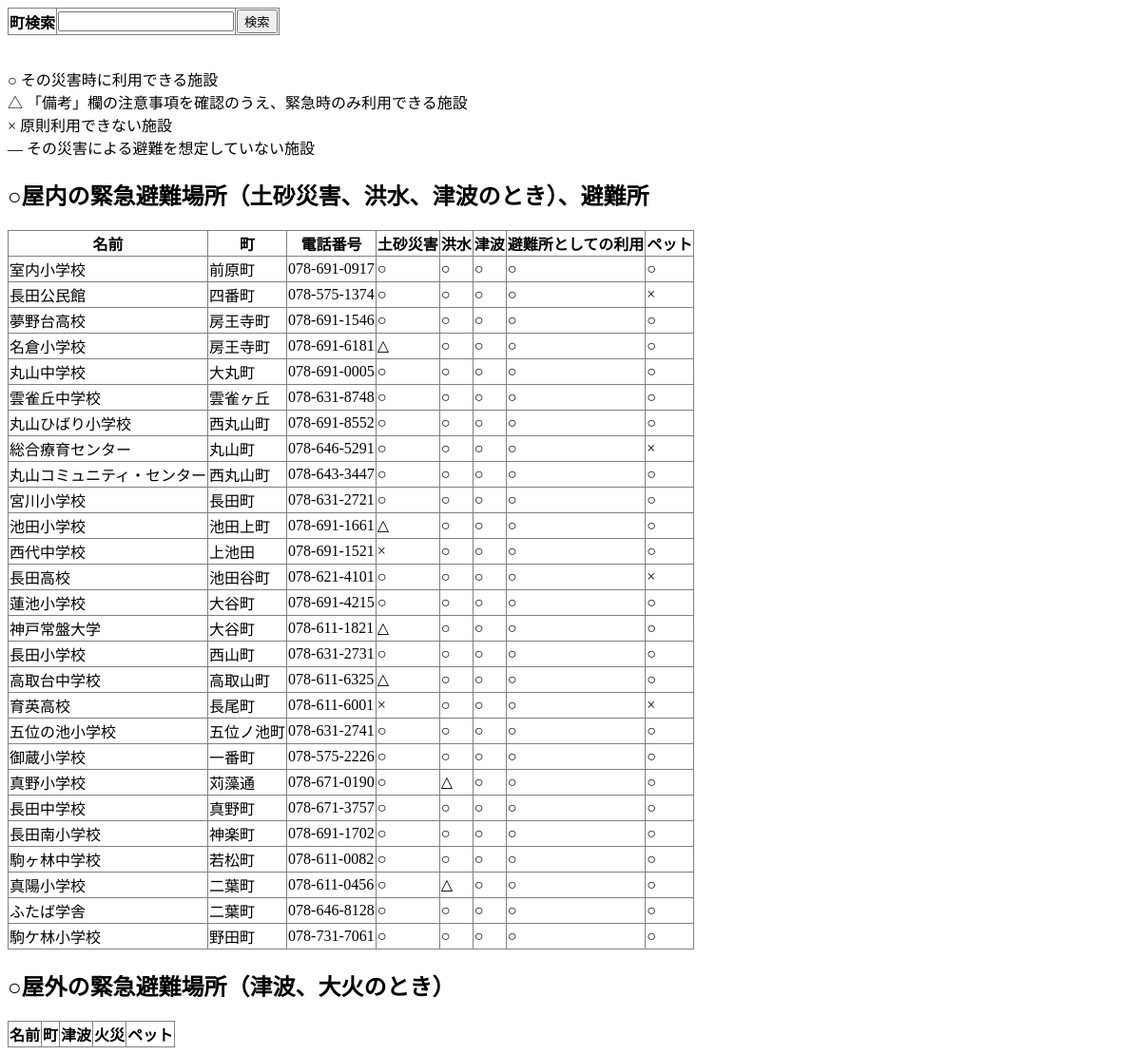
/HTML/src/nagataku.php, run on an earlier commit of the app's database.
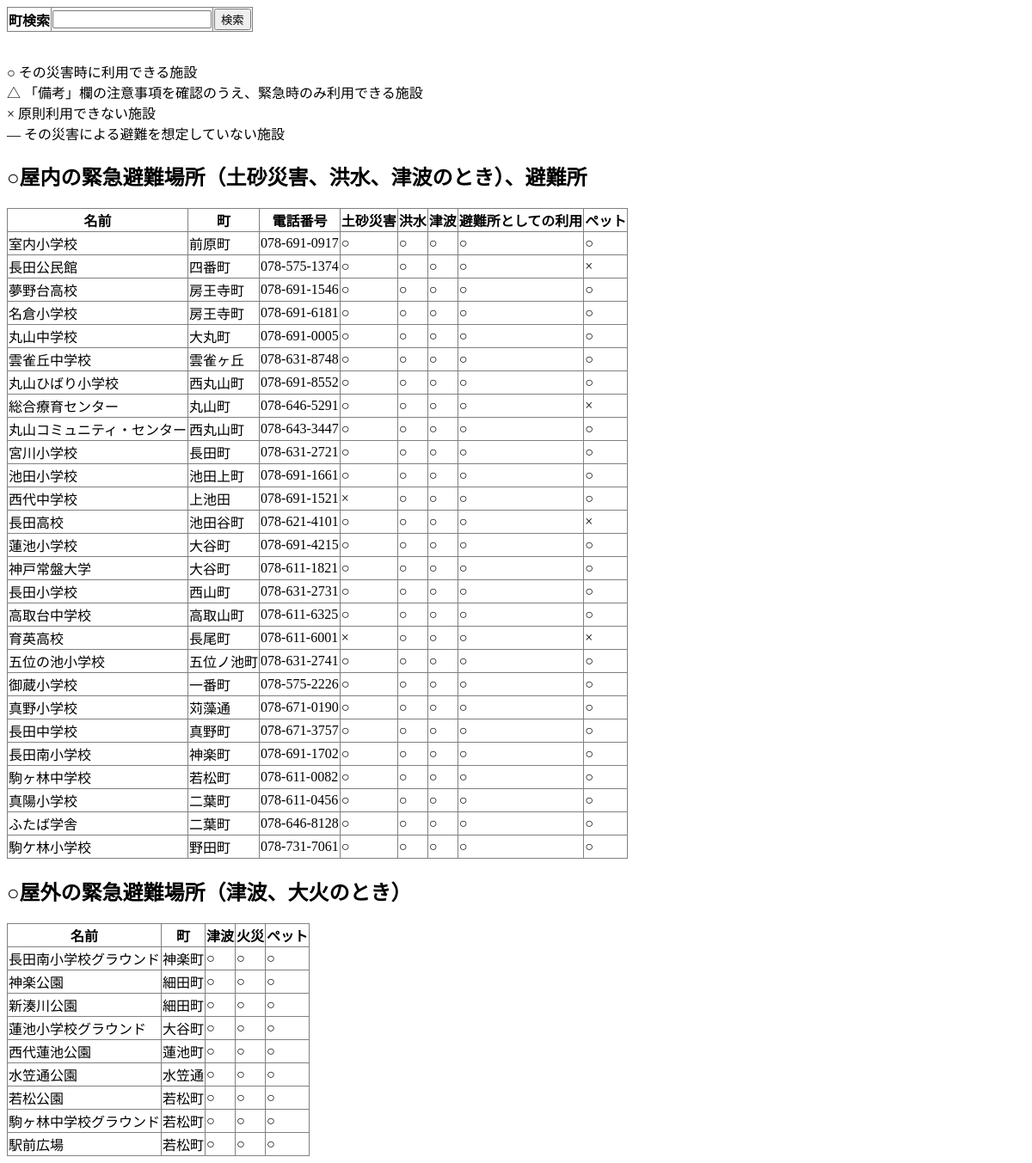
And on a later commit of the database.
### tables this page shows
CREATE TABLE `nagataku_items0` (
  `name` varchar(50) NOT NULL,
  `town` varchar(50) NOT NULL,
  `telephone` varchar(50) NOT NULL,
  `dosha` varchar(10) NOT NULL,
  `kouzui` varchar(10) NOT NULL,
  `tunami` varchar(10) NOT NULL,
  `Shelter` varchar(10) NOT NULL,
  `petto` varchar(10) NOT NULL
);

CREATE TABLE `nagataku_items1` (
  `name` varchar(50) NOT NULL,
  `town` varchar(50) NOT NULL,
  `tunami1` varchar(10) NOT NULL,
  `fire` varchar(10) NOT NULL,
  `petto1` varchar(10) NOT NULL
);

### HTML/src/nagataku.php (the view, shortened to what this page needs)
<?php
$dsn='mysql:dbname=seisaku;host=localhost;charset=utf8';
$user='root';
$password='';
$dbh=new PDO($dsn,$user,$password);
$dbh->setAttribute(PDO::ATTR_ERRMODE,PDO::ERRMODE_EXCEPTION);
if (isset($_POST["search"])) {
$search_town = $_POST["search_town"];
$sql_items = "SELECT * FROM nagataku_items0 WHERE town LIKE '%{$search_town}%'";
$rec_items = $dbh->prepare($sql_items);
$rec_items->execute();
$rec_list_items = $rec_items->fetchAll(PDO::FETCH_ASSOC);
$sql_items1 = "SELECT * FROM nagataku_items1 WHERE town LIKE '%{$search_town}%'";
$rec_items1 = $dbh->prepare($sql_items1);
$rec_items1->execute();
$rec_list_items1 = $rec_items1->fetchAll(PDO::FETCH_ASSOC);
} else {
$sql_items = 'SELECT * FROM nagataku_items0 WHERE 1';
$rec_items = $dbh->prepare($sql_items);
$rec_items->execute();
$rec_list_items = $rec_items->fetchAll(PDO::FETCH_ASSOC);
$sql_items1 = 'SELECT * FROM nagataku_items1 WHERE 1';
$rec_items1 = $dbh->prepare($sql_items1);
$rec_items1->execute();
$rec_list_items1 = $rec_items1->fetchAll(PDO::FETCH_ASSOC);
}
?>
<!DOCTYPE html>
<html>
<head>
</head>
<body>
<form action="nagataku.php" method="POST">
<table border="1" style="border-collapse: collapse">
<tr>
<th>町検索</th>
<td><input type="text" name="search_town" value="<?php if (!empty($_POST['search_town'])) { echo $_POST['search_town']; } ?>"></td>
<td><input type="submit" name="search" value="検索"></td>
</tr>
</table>
</form>
<br />
<p>○ その災害時に利用できる施設<br>
△ 「備考」欄の注意事項を確認のうえ、緊急時のみ利用できる施設<br>
× 原則利用できない施設<br>
― その災害による避難を想定していない施設<br></p>
<h2>○屋内の緊急避難場所（土砂災害、洪水、津波のとき）、避難所</h2>
<table border="1" style="border-collapse: collapse">
<tr>
<th>名前</th>
<th>町</th>
<th>電話番号</th>
<th>土砂災害</th>
<th>洪水</th>
<th>津波</th>
<th>避難所としての利用</th>
<th>ペット</th>
</tr>
<?php foreach ($rec_list_items as $rec) { ?>
<tr>
<td><?php echo $rec['name'];?></td>
<td><?php echo $rec['town'];?></td>
<td><?php echo $rec['telephone'];?></td>
<td><?php echo $rec['dosha'];?></td>
<td><?php echo $rec['kouzui'];?></td>
<td><?php echo $rec['tunami'];?></td>
<td><?php echo $rec['Shelter'];?></td>
<td><?php echo $rec['petto'];?></td>
</tr>
<?php } ?>
</table>
<h2>○屋外の緊急避難場所（津波、大火のとき）</h2>
<table border="1" style="border-collapse: collapse">
<tr>
<th>名前</th>
<th>町</th>
<th>津波</th>
<th>火災</th>
<th>ペット</th>
</tr>
<?php foreach ($rec_list_items1 as $rec) { ?>
<tr>
<td><?php echo $rec['name'];?></td>
<td><?php echo $rec['town'];?></td>
<td><?php echo $rec['tunami1'];?></td>
<td><?php echo $rec['fire'];?></td>
<td><?php echo $rec['petto1'];?></td>
</tr>
<?php } ?>
</table>
</body>
</html>

What changed in the data, as far as the page shows it:
changed nagataku_items0 "名倉小学校": dosha "△" → "○"
changed nagataku_items0 "池田小学校": dosha "△" → "○"
changed nagataku_items0 "神戸常盤大学": dosha "△" → "○"
changed nagataku_items0 "高取台中学校": dosha "△" → "○"
changed nagataku_items0 "真野小学校": kouzui "△" → "○"
changed nagataku_items0 "真陽小学校": kouzui "△" → "○"
added nagataku_items1: name "長田南小学校グラウンド", town "神楽町", tunami1 "○", fire "○", petto1 "○"
added nagataku_items1: name "神楽公園", town "細田町", tunami1 "○", fire "○", petto1 "○"
added nagataku_items1: name "新湊川公園", town "細田町", tunami1 "○", fire "○", petto1 "○"
added nagataku_items1: name "蓮池小学校グラウンド", town "大谷町", tunami1 "○", fire "○", petto1 "○"
added nagataku_items1: name "西代蓮池公園", town "蓮池町", tunami1 "○", fire "○", petto1 "○"
added nagataku_items1: name "水笠通公園", town "水笠通", tunami1 "○", fire "○", petto1 "○"
added nagataku_items1: name "若松公園", town "若松町", tunami1 "○", fire "○", petto1 "○"
added nagataku_items1: name "駒ヶ林中学校グラウンド", town "若松町", tunami1 "○", fire "○", petto1 "○"
added nagataku_items1: name "駅前広場", town "若松町", tunami1 "○", fire "○", petto1 "○"
